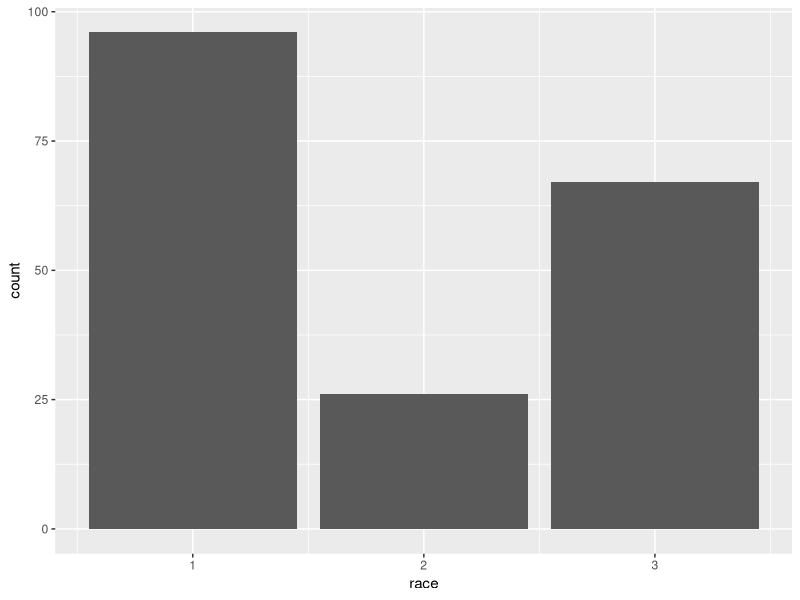
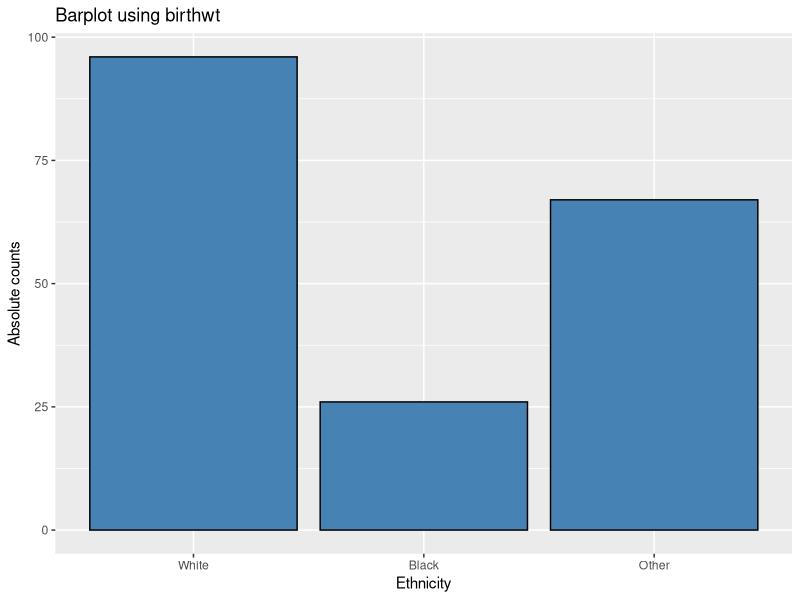

These charts were generated, in order, by the following R code:
#### Solution for the exercise for session 3


# Loading packages 

  library(MASS)
  library(ggplot2)

# Load data
  
  data(birthwt)

# Create basic barplot 
  
  plot <- ggplot(data=birthwt,
                 mapping=aes(race))+
          geom_bar()
  plot # To look at it

# Nicer version
  
  plot <- ggplot(data=birthwt,
                 mapping=aes(x=race))+
          geom_bar(stat="count",
                   color="black",
                   fill="steelblue") +
          labs(x="Ethnicity",y="Absolute counts",
               title="Barplot using birthwt")+
          scale_x_discrete(limits=c("White","Black",
                              "Other"))
  plot
